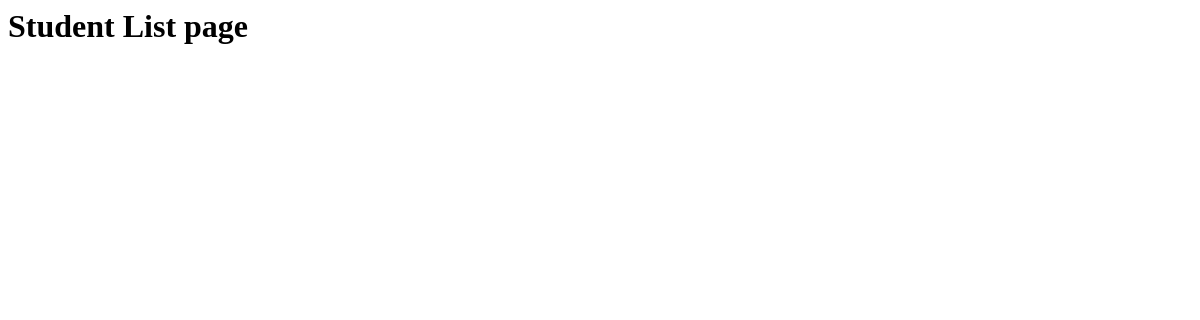
The page /student on the database as committed earlier.
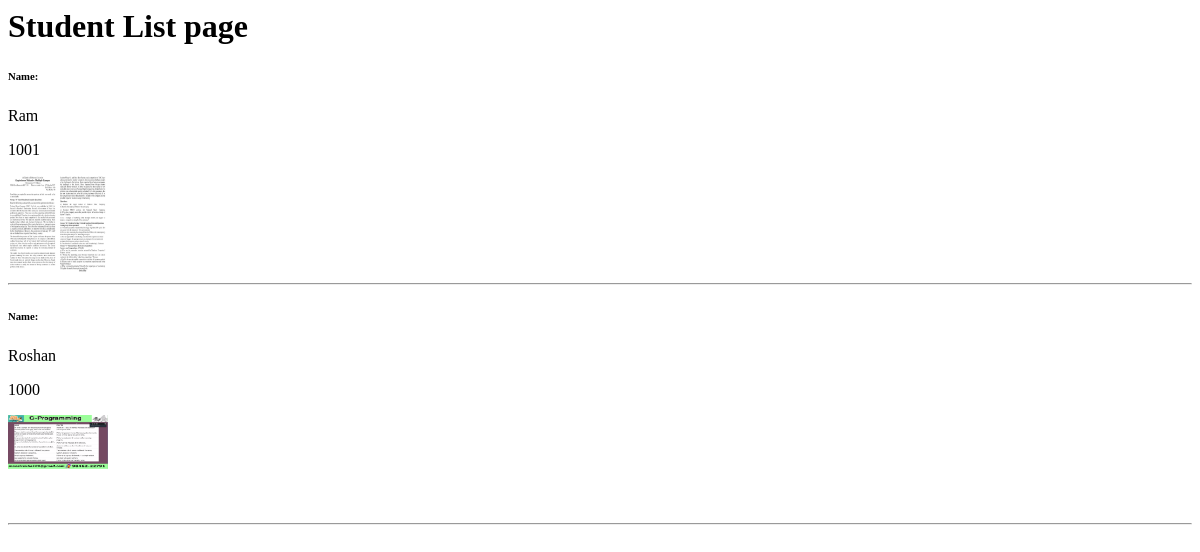
The same page on the database as committed later.
### imagehandle/models.py (models this page shows, shortened)
class Student(models.Model):
	name=models.CharField(max_length=255)
	roll_no=models.IntegerField()
	image=models.ImageField(upload_to='student/')

### imagehandle/views.py (the view)
# urls.py: path('',StudentList,  name='studentlist'),
def StudentList(request):
	student=Student.objects.all().order_by('name')
	context={
		'student':student
	}
	return render(request, 'imagehandle/studentlist.html', context)

### templates/imagehandle/studentlist.html (shortened to what this page needs)
<h1>Student List page</h1>
{% if student %}
	{% for s in student %}
		<h6>Name:</h6>{{s.name}}
		<p>{{s.roll_no}}</p>
		<img src="{{s.image.url}}" style="height: 100px; width: 100px">
		<hr>
	{% endfor %}
{% endif %}

Rows that differ between the two databases and show on the page:
added Student: name "Ram", roll_no "1001", image (picture)
added Student: name "Roshan", roll_no "1000", image (picture)
